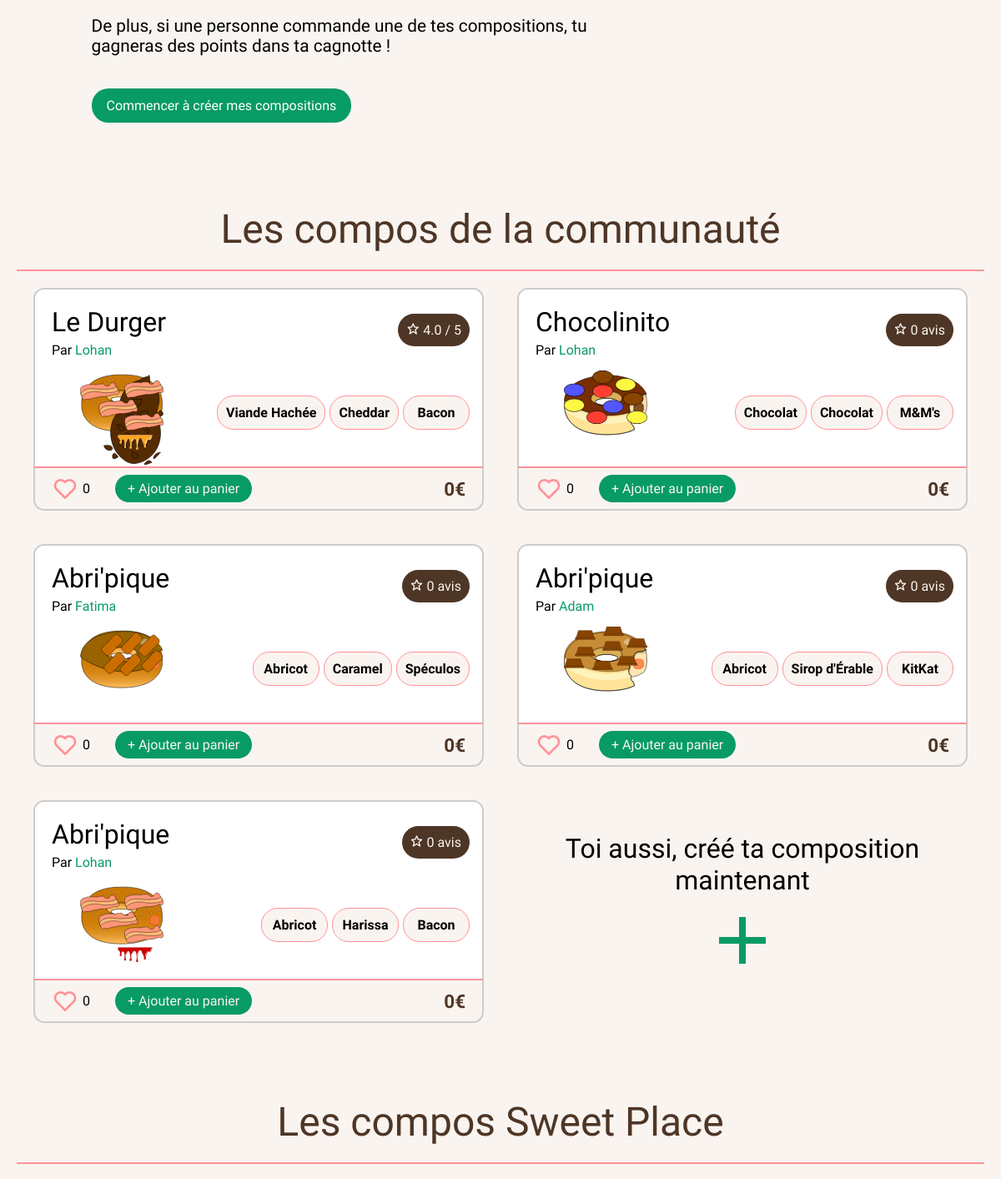
The app's page / (middle part), older data.
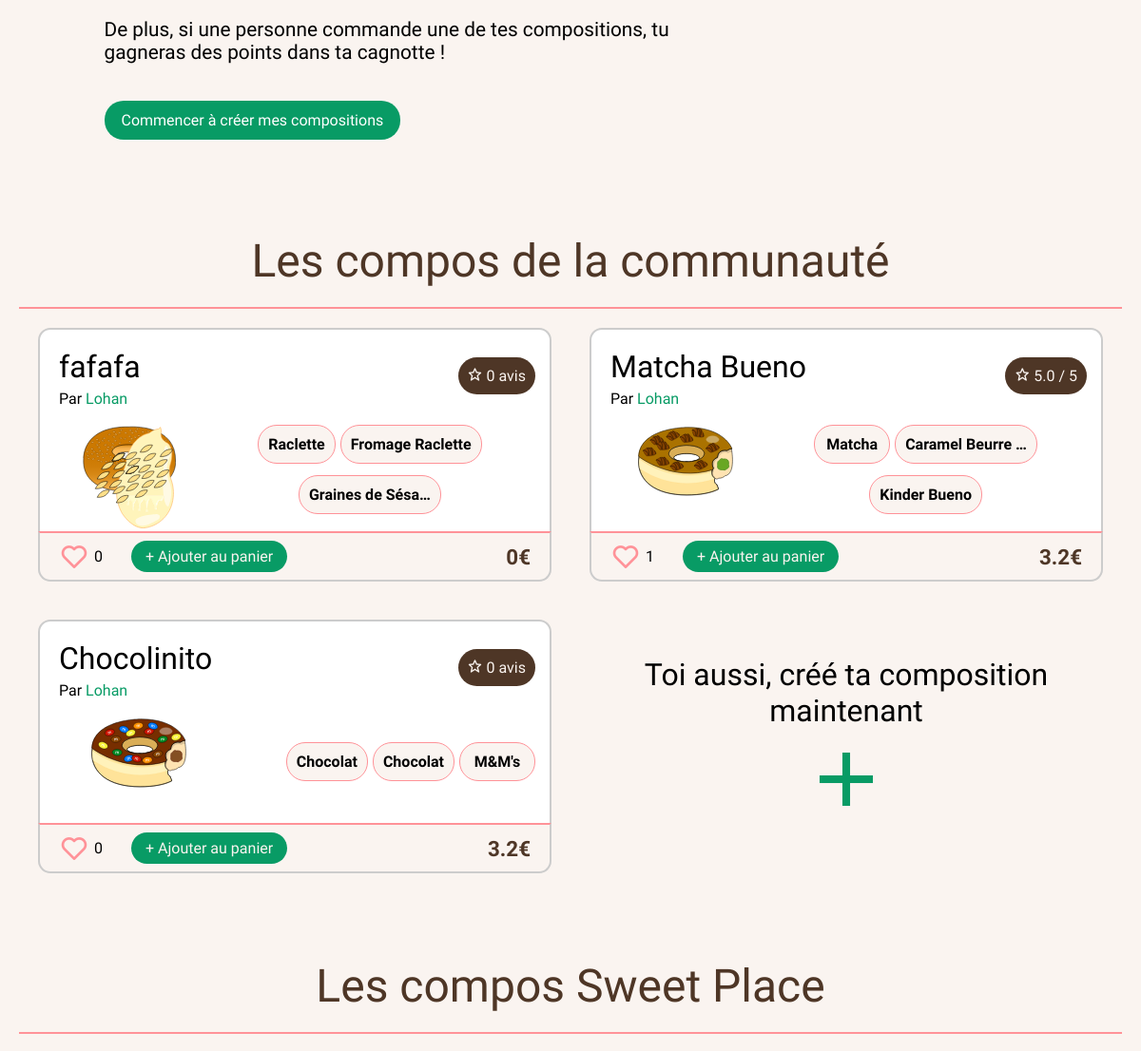
The same page, newer data.
### tables this page shows
CREATE TABLE IF NOT EXISTS `compositions_donuts` (
  `id_composition` int NOT NULL AUTO_INCREMENT,
  `donut_name` varchar(255) DEFAULT NULL,
  `id_beignet` int NOT NULL,
  `id_fourrage` int NOT NULL,
  `id_glacage` int NOT NULL,
  `id_topping` int NOT NULL,
  `id_createur` int NOT NULL,
  `description` text,
  `type` varchar(20) NOT NULL,
  `prix` float NOT NULL,
  PRIMARY KEY (`id_composition`),
  KEY `fk_beignet` (`id_beignet`),
  KEY `fk_createur` (`id_createur`),
  KEY `fk_fourrage` (`id_fourrage`),
  KEY `fk_glacage` (`id_glacage`),
  KEY `fk_topping` (`id_topping`)
);

CREATE TABLE IF NOT EXISTS `users` (
  `id_user` int NOT NULL AUTO_INCREMENT,
  `login` varchar(30) NOT NULL,
  `mdp` varchar(90) NOT NULL,
  `photo` text NOT NULL,
  `description` text NOT NULL,
  `admin` int NOT NULL,
  PRIMARY KEY (`id_user`)
);

CREATE TABLE IF NOT EXISTS `glacages` (
  `id_glacage` int NOT NULL AUTO_INCREMENT,
  `name_glacage` varchar(40) NOT NULL,
  `img_glacage` text NOT NULL,
  `type_glacage` varchar(20) NOT NULL,
  PRIMARY KEY (`id_glacage`)
);

CREATE TABLE IF NOT EXISTS `topping` (
  `id_topping` int NOT NULL AUTO_INCREMENT,
  `name_topping` varchar(30) NOT NULL,
  `img_topping` text NOT NULL,
  `type_topping` varchar(20) NOT NULL,
  PRIMARY KEY (`id_topping`)
);

CREATE TABLE IF NOT EXISTS `fourrages` (
  `id_fourrage` int NOT NULL AUTO_INCREMENT,
  `name_fourrage` varchar(30) NOT NULL,
  `img_fourrage` text NOT NULL,
  `type_fourrage` varchar(30) NOT NULL,
  PRIMARY KEY (`id_fourrage`)
);

### models/donuts_users.php (called while the page is built)
<?php
function getDonutsUsers(PDO $pdo, int $userId = 0, int $limit = 0, bool $random = false): array
{
    $sql = "
    SELECT
        c.id_composition,
        c.donut_name,
        c.description,
        c.type ,
        c.prix,
        u.id_user,
        u.login,
        -- beignet
        b.name_beignet,
        b.img_beignets,
        -- fourrage
        f.name_fourrage,
        f.img_fourrage,
        -- glacage
        g.name_glacage,
        g.img_glacage,
        -- topping
        t.name_topping,
        t.img_topping,
        COALESCE(l.likes, 0) AS likes,
        ROUND(AVG(com.note), 1) AS note_moyenne,
        EXISTS(
            SELECT 1 FROM fk_like f2
            WHERE f2.id_compositions_donuts = c.id_composition
              AND f2.id_users = :userId
        ) AS already_liked
    FROM compositions_donuts c
    JOIN users u ON c.id_createur = u.id_user
    LEFT JOIN beignets b ON c.id_beignet = b.id_beignet
    LEFT JOIN fourrages f ON c.id_fourrage = f.id_fourrage
    LEFT JOIN glacages g ON c.id_glacage = g.id_glacage
    LEFT JOIN topping t ON c.id_topping = t.id_topping
    LEFT JOIN commentaires com
        ON com.id_donuts_concerné = c.id_composition
    LEFT JOIN (
        SELECT id_compositions_donuts, COUNT(*) AS likes
        FROM fk_like
        GROUP BY id_compositions_donuts
    ) l ON l.id_compositions_donuts = c.id_composition
    GROUP BY c.id_composition
    ";
    if ($random) {
        $sql .= " ORDER BY RAND() ";
    } else {
        $sql .= " ORDER BY c.id_composition DESC ";
    }
    if ($limit > 0) {
        $sql .= " LIMIT :limit";
    }
    $stmt = $pdo->prepare($sql);
    $stmt->bindValue(':userId', $userId, PDO::PARAM_INT);
    if ($limit > 0) {
        $stmt->bindValue(':limit', $limit, PDO::PARAM_INT);
    }
    $stmt->execute();
    return $stmt->fetchAll(PDO::FETCH_ASSOC);
}

### views/_donuts_users.php (the view, shortened to what the changed rows need)
<div class="onecard-container">
    <div class="card userdonuts" data-id="<?= $donut['id_composition'] ?>" data-type="<?= $donut['type'] ?>"
        data-nblike="<?= $donut['likes'] ?>" data-note="<?= $donut['note_moyenne'] ?? 0 ?>"
        data-prix="<?= $donut['prix'] ?>" data-name="<?= htmlspecialchars($donut['donut_name']) ?>">
        <div class="top">
            <div>
                <h3><?= htmlspecialchars($donut['donut_name']) ?></h3>
                <a class="creator" href="profil.php?id=<?= (int) $donut['id_user'] ?>">
                    Par <span class='green'><?= htmlspecialchars($donut['login'] ?? '', ENT_QUOTES) ?></span>
                </a>
            </div>
            <p class="note"><i class='bx bx-star'></i>
                <?php if (!empty($donut['note_moyenne'])): ?>
                    <?= $donut['note_moyenne'] ?> / 5
                <?php else: ?>
                    0 avis
                <?php endif; ?>
            </p>
        </div>
        <div class="content">
            <div class="img-container">
                <?php if (!empty($donut['img_glacage'])): ?>
                    <img src="./<?= $donut['img_glacage'] ?>" alt="">
                <?php endif; ?>
                <?php if (!empty($donut['img_topping'])): ?>
                    <img src="./<?= $donut['img_topping'] ?>" alt="">
                <?php endif; ?>
            </div>
            <div class="info">
                <?php if (!empty($donut['name_fourrage'])): ?>
                    <p><?= $donut['name_fourrage'] ?></p>
                <?php endif; ?>
                <?php if (!empty($donut['name_glacage'])): ?>
                    <p> <?= $donut['name_glacage'] ?></p>
                <?php endif; ?>
                <?php if (!empty($donut['name_topping'])): ?>
                    <p><?= $donut['name_topping'] ?></p>
                <?php endif; ?>
            </div>
        </div>
    </div>
    <div class="interaction">
        <div class="int-left">
            <div class="like">
                <i class="btnlike bx <?= $donut['already_liked'] ? 'bxs-heart' : 'bx-heart' ?>"
                    data-id="<?= $donut['id_composition'] ?>"
                    data-liked="<?= $donut['already_liked'] ? '1' : '0' ?>"></i>
                <p class="nb_like"><?= $donut['likes'] ?></p>
            </div>
            <a href="addpanier.php?id=<?= $donut['id_composition'] ?>" class="useraddcart">
                + Ajouter au panier
            </a>
        </div>
        <p class="prix"><?= $donut['prix'] ?>€</p>
    </div>
</div>

### index.php (shortened to what the changed rows need)
<?php
require 'models/donuts_sweetplace.php';
require 'models/donuts_users.php';
$userId = $_SESSION['id'] ?? 0;
$donutsUsers = getDonutsUsers($pdo, $userId, 5, true);
?>
<!DOCTYPE html>
<html lang="fr">
<head>
    <?php include 'css/links.php'; ?>
</head>
<body>
    <div class="tendances mt-30">
        <h2>Les compos de la communauté</h2>
        <div class="cards-container">
            <?php foreach ($donutsUsers as $donut): ?>
                <?php include 'views/_donuts_users.php'; ?>
            <?php endforeach; ?>
        </div>
    </div>
    <div class="tendances nosdonuts mt-30">
        <h2>Les compos Sweet Place</h2>
    </div>
</body>
</html>

Row changes from the older to the newer data that the page shows:
removed compositions_donuts: donut_name "Le Durger", id_createur.login "Lohan", note_moyenne "4.0", id_glacage.img_glacage (picture), id_topping.img_topping (picture), id_fourrage.name_fourrage "Viande Hachée", id_glacage.name_glacage "Cheddar", id_topping.name_topping "Bacon", prix "0"
removed compositions_donuts: donut_name "Abri'pique", id_createur.login "Fatima", shows "0 avis", id_topping.img_topping (picture), id_fourrage.name_fourrage "Abricot", id_glacage.name_glacage "Caramel", id_topping.name_topping "Spéculos", likes "0", prix "0"
removed compositions_donuts: donut_name "Abri'pique", id_createur.login "Adam", shows "0 avis", id_topping.img_topping (picture), id_fourrage.name_fourrage "Abricot", id_glacage.name_glacage "Sirop d'Érable", id_topping.name_topping "KitKat", likes "0", prix "0"
removed compositions_donuts: donut_name "Abri'pique", id_createur.login "Lohan", shows "0 avis", id_glacage.img_glacage (picture), id_topping.img_topping (picture), id_fourrage.name_fourrage "Abricot", id_glacage.name_glacage "Harissa", id_topping.name_topping "Bacon", prix "0"
added compositions_donuts: donut_name "fafafa", id_createur.login "Lohan", shows "0 avis", id_topping.img_topping (picture), id_fourrage.name_fourrage "Raclette", id_glacage.name_glacage "Fromage Raclette", id_topping.name_topping "Graines de Sésa…", prix "0"
added compositions_donuts: donut_name "Matcha Bueno", id_createur.login "Lohan", note_moyenne "5.0", id_topping.img_topping (picture), id_fourrage.name_fourrage "Matcha", id_glacage.name_glacage "Caramel Beurre…", id_topping.name_topping "Kinder Bueno", likes "1", prix "3.2"
changed compositions_donuts "Chocolinito": id_topping.img_topping: a different picture; prix "0" → "3.2"
